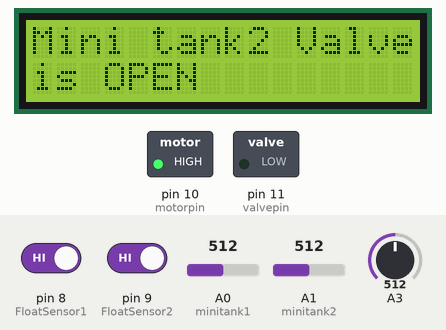
This sketch was run on a simulated Arduino Uno, built with avr-gcc and run on an emulated ATmega328P. Shown: 16×2 character LCD, switched loads named in the sketch (green lamp = pin HIGH). The test bench sets the inputs (shaded band); at power-on: A0 (minitank1) = 512, A1 (minitank2) = 512, A3 = 512, pin 8 (FloatSensor1) HIGH, pin 9 (FloatSensor2) HIGH. The modem accepts every AT command (registered, SIM ready, sends succeed) and sends nothing else; what the sketch prints to the serial monitor is not drawn.

Above: at 1.2 s.
1.3 s: A0 (minitank1) set to 0
At 6.7 s:
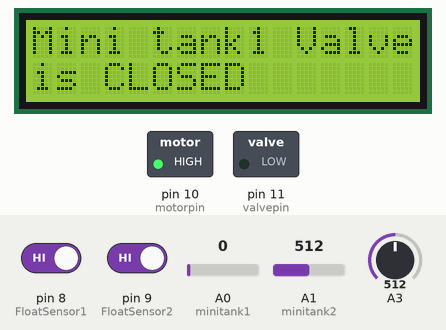
9.3 s: A1 (minitank2) set to 0
At 14.0 s:
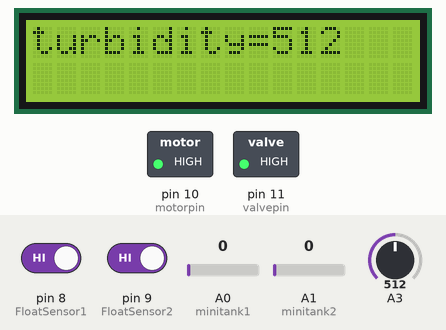
17.7 s: A0 (minitank1) set to 122
At 19.3 s:
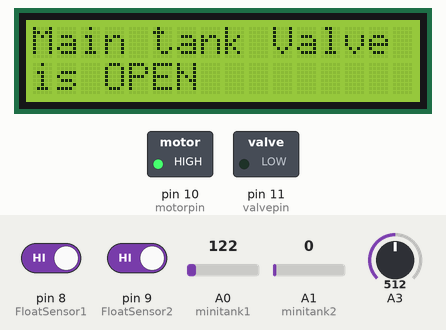
21.6 s: A3 set to 716
At 25.6 s:
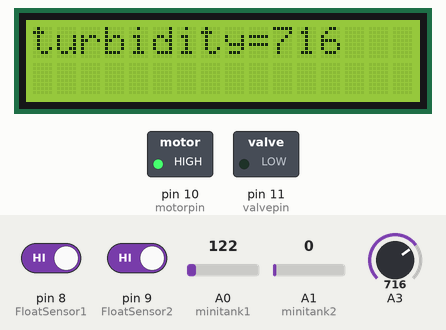
26.7 s: A3 set to 900
At 28.1 s:
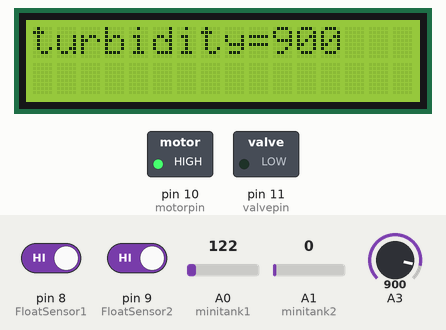
30.6 s: A3 set to 1023
At 33.2 s:
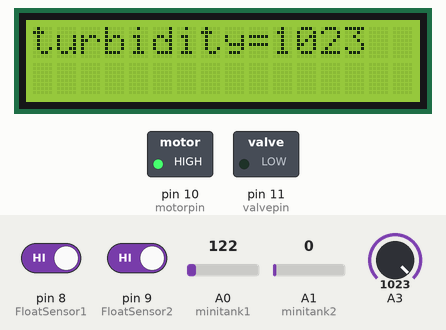
Timing chart, 0 to 34.7 s (numbered marks = the images above; inputs shaded):
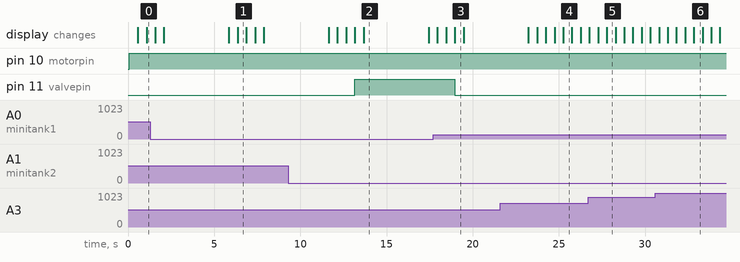

Measured:
- after the input at 1.3 s, the display: first differs from a run without the input after 5.1 s (image 1)
- after the input at 9.3 s, pin 11 (valvepin): LOW → HIGH after 3.9 s
- after the input at 17.7 s, pin 11 (valvepin): HIGH → LOW after 1.3 s; the display: first changes after 0.25 s (image 3 shows a later state)
- what the display in image 1 shows lasts 0.5 s, from 6.4 s to 6.9 s
- what the display in image 2 shows lasts 3.7 s, from 13.7 s to 17.4 s

The sketch:

water_monitoring_main_tank.ino
```cpp
#include <LiquidCrystal.h>
#include <SoftwareSerial.h>

SoftwareSerial gsm(2,3); // RX, TX

LiquidCrystal lcd(12,13,7,6,5,4);

int FloatSensor1 = 8;
int FloatSensor2 = 9;
int motorpin = 10;
int valvepin = 11;
int level1,level2,mts1=0,mts2=0,motor=0 ;

int minitank1 = A0;
int minitank2 = A1;

char Msg[100]="";
char Msg1[]="";
char PreMsg[100]="";


void setup()
{
  Serial.begin(9600);
  lcd.begin(16, 2);
  gsm.begin(9600);

  pinMode(FloatSensor1, INPUT_PULLUP);
  pinMode(FloatSensor2, INPUT_PULLUP);
  pinMode(motorpin, OUTPUT);
  pinMode(valvepin, OUTPUT);
  pinMode(minitank1, INPUT);
  pinMode(minitank2, INPUT);

}

void loop()
{
  strcpy(Msg,Msg1);
  motorcontrol();
  valvecontrol();
  turbidity();

  if(strcmp(PreMsg,Msg))
  {
    SendMessage(Msg);
    Serial.println(Msg);
  }
}

void motorcontrol()
{
  level1 = digitalRead(FloatSensor1);
  level2 = digitalRead(FloatSensor2);
  if(level1==LOW)
    motor=0;
  if(level2==HIGH)
    motor=1;

  if(!motor)
  {
    digitalWrite(motorpin,LOW);
      lcd.clear();
      lcd.setCursor(0, 0);
      lcd.print("Motor ON");
      delay(500);
      strcat(Msg,"Motor ON");
      strcat(Msg,"\r\n");
  }
  else
  {
    digitalWrite(motorpin,HIGH);
      lcd.clear();
      lcd.setCursor(0, 0);
      lcd.print("Motor OFF");
      delay(500);
      strcat(Msg,"Motor OFF");
      strcat(Msg,"\r\n");
  }
}

void valvecontrol()
{
  mts1 = analogRead(minitank1);
  mts2 = analogRead(minitank2);

  if(mts1)
  {
    strcat(Msg,"Mini tank1 Valve is OPEN");
    strcat(Msg,"\r\n");
    lcd.clear();
    lcd.setCursor(0, 0);
    lcd.print("Mini tank1 Valve");
    lcd.setCursor(0, 1);
    lcd.print("is OPEN");
    delay(500);
  }
  else
  {
    strcat(Msg,"Mini tank1 Valve is CLOSED");
    strcat(Msg,"\r\n");
    lcd.clear();
    lcd.setCursor(0, 0);
    lcd.print("Mini tank1 Valve");
    lcd.setCursor(0, 1);
    lcd.print("is CLOSED");
    delay(500);
  }
  if(mts2)
  {
    strcat(Msg,"Mini tank2 Valve is OPEN");
    strcat(Msg,"\r\n");
    lcd.clear();
    lcd.setCursor(0, 0);
    lcd.print("Mini tank2 Valve");
    lcd.setCursor(0, 1);
    lcd.print("is OPEN");
    delay(500);
  }
  else
  {
    strcat(Msg,"Mini tank2 Valve is CLOSED");
    strcat(Msg,"\r\n");
    lcd.clear();
    lcd.setCursor(0, 0);
    lcd.print("Mini tank2 Valve");
    lcd.setCursor(0, 1);
    lcd.print("is CLOSED");
    delay(500);
  }
  if(mts1 | mts2)
  {
    digitalWrite(valvepin,LOW);
    strcat(Msg,"Main tank Valve is OPEN");
    strcat(Msg,"\r\n");
    lcd.clear();
    lcd.setCursor(0, 0);
    lcd.print("Main tank Valve");
    lcd.setCursor(0, 1);
    lcd.print("is OPEN");
    delay(500);
  }
  else
  {
    digitalWrite(valvepin,HIGH);
    strcat(Msg,"Main tank Valve is CLOSED");
    strcat(Msg,"\r\n");
    lcd.clear();
    lcd.setCursor(0, 0);
    lcd.print("Main tank Valve");
    lcd.setCursor(0, 1);
    lcd.print("is CLOSED");
    delay(500);
  }
}


int SendMessage(char message[])
{
  gsm.println("AT+CMGF=1");    //Sets the GSM Module in Text Mode
  delay(1000);  // Delay of 1000 milli seconds or 1 second
  gsm.println("AT+CMGS=\"+918088446427\"\r");
  delay(1000);
  gsm.println(message);
  delay(100);
  gsm.println((char)26);// ASCII code of CTRL+Z
  delay(1000);
  strcpy(PreMsg,message);
}
 void turbidity()
 {
  int sensorValue = analogRead(A3);
  //Serial.println(sensorValue);
  //float voltage = sensorValue * (5.0 / 1024.0);
  //Serial.println(voltage);
  //delay(500);
  lcd.clear();
  lcd.setCursor(0, 0);
  lcd.print("turbidity=");
  lcd.setCursor(10, 0);
  lcd.print(sensorValue);
  delay(500);
 }
```
